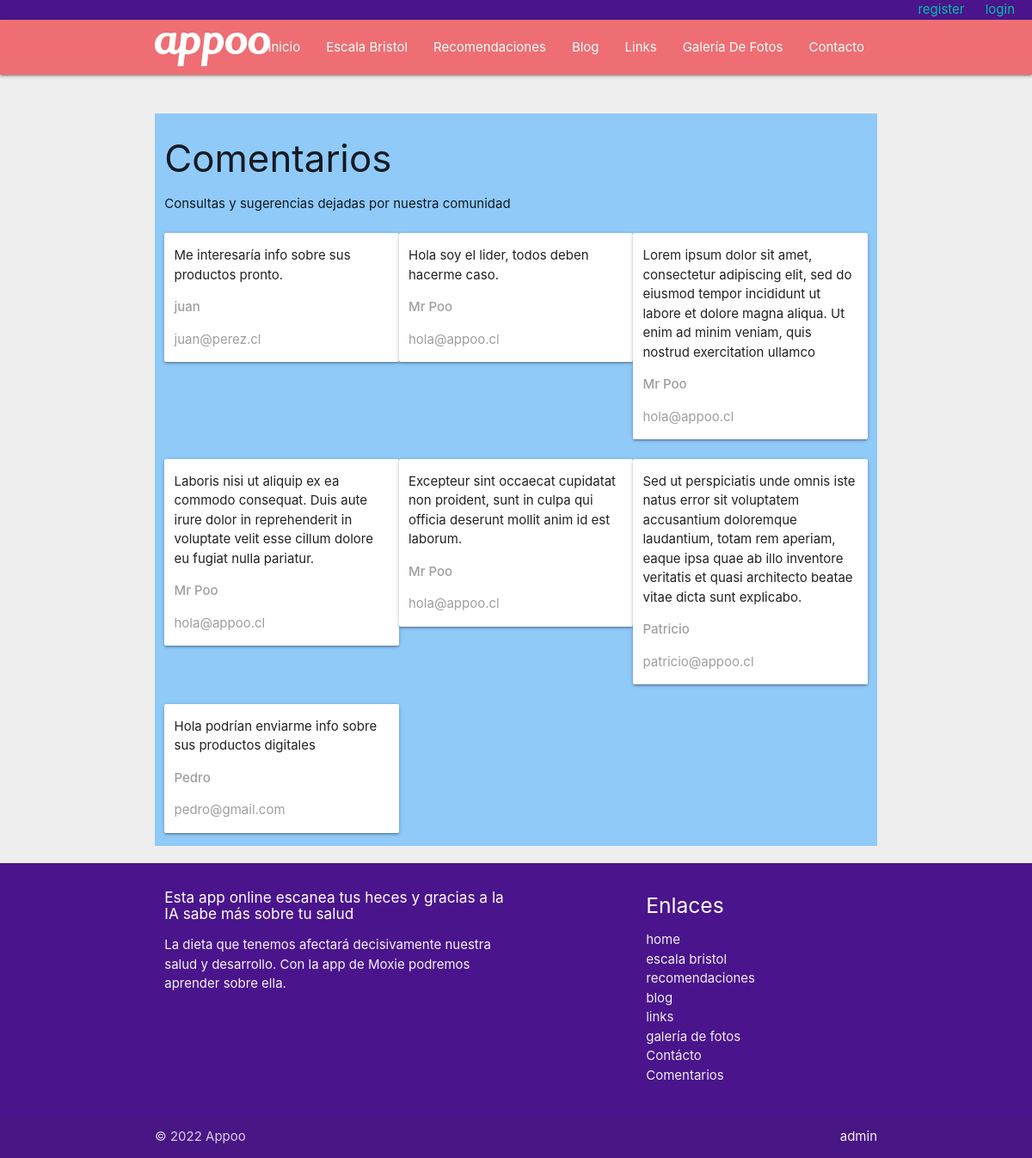
The page /messages on the database its author committed.
### web/models.py (models this page shows, shortened)
class Contact(models.Model):
  name = models.CharField(max_length=200)
  sender = models.EmailField()
  subject = models.CharField(max_length=200)
  message = models.TextField()
  cc_myself = models.BooleanField(default=False)
  sending_date = models.DateTimeField(blank=True, null=True)

### web/views.py (the view)
# urls.py: path('messages', views.message_list, name='message_list'),
def message_list(request):
  messages = Contact.objects.order_by('sending_date')
  return render(request, 'web/message_list.html', {'messages': messages})

### web/templates/web/message_list.html (shortened to what this page needs)
{% extends 'base-main.html' %}
{% load static %}
{% block content %}
    <div class="container">
        <div class="row">
            <br><br>
            <div class="col s12 blue lighten-3">
                <h3>Comentarios</h3>
                <p>Consultas y sugerencias dejadas por nuestra comunidad</p>
                {% for message in messages %}
                    <div class="col s12 m4 card">
                        <p>{{message.message}}</p>
                        <p class="grey-text"> <strong>{{message.name}}</strong></p>
                        <p class="grey-text">{{message.sender}}</p>
                    </div>
                {% endfor %}
            </div>
        </div>
    </div>
{% endblock %}

### rows shown on the page
Contact: message "Me interesaría info sobre sus productos pronto.", name "juan", sender "juan@perez.cl"
Contact: message "Hola soy el lider, todos deben hacerme caso.", name "Mr Poo", sender "hola@appoo.cl"
Contact: message "Lorem ipsum dolor sit amet, consectetur adipiscing elit, sed do eiusmod tempor incididunt ut labore et dolore magna aliqua. Ut enim ad minim veniam, quis nostrud exercitation ullamco", name "Mr Poo", sender "hola@appoo.cl"
Contact: message "Laboris nisi ut aliquip ex ea commodo consequat. Duis aute irure dolor in reprehenderit in voluptate velit esse cillum dolore eu fugiat nulla pariatur.", name "Mr Poo", sender "hola@appoo.cl"
Contact: message "Excepteur sint occaecat cupidatat non proident, sunt in culpa qui officia deserunt mollit anim id est laborum.", name "Mr Poo", sender "hola@appoo.cl"
Contact: message "Sed ut perspiciatis unde omnis iste natus error sit voluptatem accusantium doloremque laudantium, totam rem aperiam, eaque ipsa quae ab illo inventore veritatis et quasi architecto beatae vitae dicta sunt explicabo.", name "Patricio", sender "patricio@appoo.cl"
Contact: message "Hola podrían enviarme info sobre sus productos digitales", name "Pedro", sender "pedro@gmail.com"
